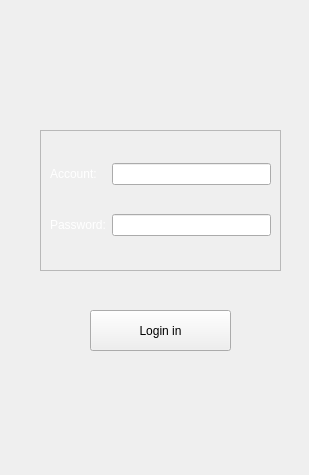
<?xml version="1.0" encoding="UTF-8"?>
<ui version="4.0">
 <class>loginForm</class>
 <widget class="QWidget" name="loginForm">
  <property name="geometry">
   <rect>
    <x>0</x>
    <y>0</y>
    <width>309</width>
    <height>475</height>
   </rect>
  </property>
  <property name="windowTitle">
   <string>Form</string>
  </property>
  <property name="styleSheet">
   <string notr="true"/>
  </property>
  <widget class="QPushButton" name="pushButton">
   <property name="geometry">
    <rect>
     <x>90</x>
     <y>310</y>
     <width>141</width>
     <height>41</height>
    </rect>
   </property>
   <property name="text">
    <string>Login in</string>
   </property>
  </widget>
  <widget class="QLabel" name="label_3">
   <property name="geometry">
    <rect>
     <x>0</x>
     <y>-10</y>
     <width>311</width>
     <height>491</height>
    </rect>
   </property>
   <property name="contextMenuPolicy">
    <enum>Qt::PreventContextMenu</enum>
   </property>
   <property name="styleSheet">
    <string notr="true">border-image: url(/home/xuhahn/QTpro/Air_quality/ui_img/bg.jpg);</string>
   </property>
   <property name="text">
    <string/>
   </property>
  </widget>
  <widget class="QFrame" name="frame">
   <property name="geometry">
    <rect>
     <x>40</x>
     <y>130</y>
     <width>241</width>
     <height>141</height>
    </rect>
   </property>
   <property name="frameShape">
    <enum>QFrame::StyledPanel</enum>
   </property>
   <property name="frameShadow">
    <enum>QFrame::Raised</enum>
   </property>
   <layout class="QGridLayout" name="gridLayout">
    <item row="1" column="1">
     <widget class="QLineEdit" name="lineEdit_2"/>
    </item>
    <item row="1" column="0">
     <widget class="QLabel" name="label_2">
      <property name="text">
       <string>&lt;html&gt;&lt;head/&gt;&lt;body&gt;&lt;p&gt;&lt;span style=&quot; color:#ffffff;&quot;&gt;Password:&lt;/span&gt;&lt;/p&gt;&lt;/body&gt;&lt;/html&gt;</string>
      </property>
     </widget>
    </item>
    <item row="0" column="0">
     <widget class="QLabel" name="label">
      <property name="text">
       <string>&lt;html&gt;&lt;head/&gt;&lt;body&gt;&lt;p&gt;&lt;span style=&quot; color:#ffffff;&quot;&gt;Account:&lt;/span&gt;&lt;/p&gt;&lt;/body&gt;&lt;/html&gt;</string>
      </property>
     </widget>
    </item>
    <item row="0" column="1">
     <widget class="QLineEdit" name="lineEdit"/>
    </item>
   </layout>
  </widget>
  <zorder>label_3</zorder>
  <zorder>pushButton</zorder>
  <zorder>frame</zorder>
  <zorder>verticalSpacer</zorder>
 </widget>
 <resources/>
 <connections/>
</ui>
